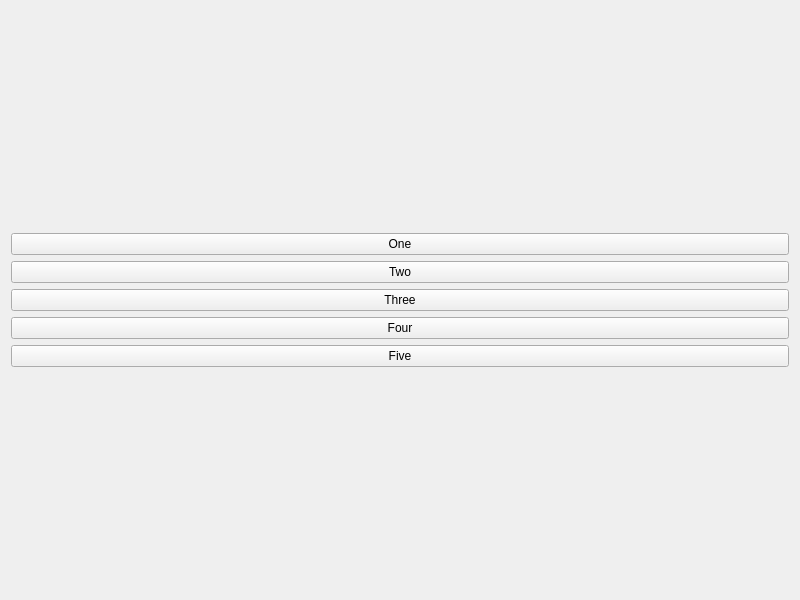
<?xml version="1.0" encoding="UTF-8"?>
<ui version="4.0">
 <class>Widget</class>
 <widget class="QWidget" name="Widget">
  <property name="geometry">
   <rect>
    <x>0</x>
    <y>0</y>
    <width>800</width>
    <height>600</height>
   </rect>
  </property>
  <property name="windowTitle">
   <string>Widget</string>
  </property>
  <layout class="QVBoxLayout" name="verticalLayout_2">
   <item>
    <layout class="QVBoxLayout" name="verticalLayout">
     <item>
      <widget class="QPushButton" name="oneBtn">
       <property name="text">
        <string>One</string>
       </property>
      </widget>
     </item>
     <item>
      <widget class="QPushButton" name="twoBtn">
       <property name="text">
        <string>Two</string>
       </property>
      </widget>
     </item>
     <item>
      <widget class="QPushButton" name="threeBtn">
       <property name="text">
        <string>Three</string>
       </property>
      </widget>
     </item>
     <item>
      <widget class="QPushButton" name="fourBtn">
       <property name="text">
        <string>Four</string>
       </property>
      </widget>
     </item>
     <item>
      <widget class="QPushButton" name="fiveBtn">
       <property name="text">
        <string>Five</string>
       </property>
      </widget>
     </item>
    </layout>
   </item>
  </layout>
 </widget>
 <resources/>
 <connections/>
</ui>
